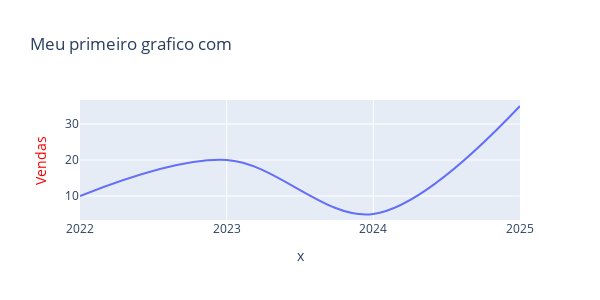

The notebook cell saved with this chart:
### Code cell
fig = px.line(x= dados_x, y= dados_y, title="Meu primeiro grafico com ", width = 600, height = 300, line_shape = 'spline')
fig.update_yaxes(title="Vendas")
fig.update_yaxes(title_font_color= "red")
fig.show()

### Figure 1 — Plotly figure (JSON) as saved in the notebook; plotly's stock layout.template omitted (floating-point values rounded to 4 significant figures)
{"data": [{"hovertemplate": "x=%{x}<br>y=%{y}<extra></extra>", "legendgroup": "", "line": {"color": "#636efa", "dash": "solid", "shape": "spline"}, "marker": {"symbol": "circle"}, "mode": "lines", "name": "", "orientation": "v", "showlegend": false, "type": "scatter", "x": ["2022", "2023", "2024", "2025"], "xaxis": "x", "y": [10, 20, 5, 35], "yaxis": "y"}], "layout": {"height": 300, "legend": {"tracegroupgap": 0}, "title": {"text": "Meu primeiro grafico com "}, "width": 600, "xaxis": {"anchor": "y", "autorange": true, "domain": [0, 1], "range": [0, 3], "title": {"text": "x"}, "type": "category"}, "yaxis": {"anchor": "x", "autorange": true, "domain": [0, 1], "range": [3.333, 36.67], "title": {"font": {"color": "red"}, "text": "Vendas"}, "type": "linear"}}}
